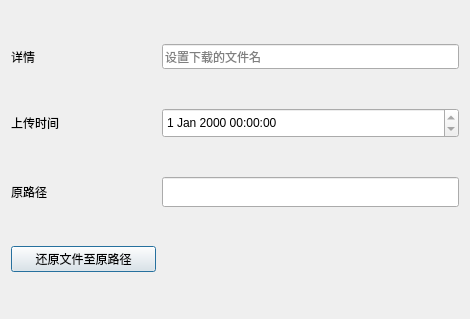
<?xml version="1.0" encoding="UTF-8"?>
<ui version="4.0">
 <class>FileRestoreWid</class>
 <widget class="QDialog" name="FileRestoreWid">
  <property name="geometry">
   <rect>
    <x>0</x>
    <y>0</y>
    <width>470</width>
    <height>319</height>
   </rect>
  </property>
  <property name="windowTitle">
   <string>备份文件详情</string>
  </property>
  <layout class="QGridLayout" name="gridLayout">
   <item row="3" column="1">
    <widget class="QPushButton" name="restoreBtn">
     <property name="text">
      <string>还原文件至原路径</string>
     </property>
    </widget>
   </item>
   <item row="2" column="1">
    <widget class="QLabel" name="label_2">
     <property name="text">
      <string>原路径</string>
     </property>
    </widget>
   </item>
   <item row="1" column="1">
    <widget class="QLabel" name="label">
     <property name="text">
      <string>上传时间</string>
     </property>
    </widget>
   </item>
   <item row="2" column="2" colspan="2">
    <widget class="QLineEdit" name="initpathEdit">
     <property name="sizePolicy">
      <sizepolicy hsizetype="Expanding" vsizetype="Maximum">
       <horstretch>0</horstretch>
       <verstretch>0</verstretch>
      </sizepolicy>
     </property>
     <property name="maximumSize">
      <size>
       <width>16777215</width>
       <height>30</height>
      </size>
     </property>
    </widget>
   </item>
   <item row="1" column="2" colspan="2">
    <widget class="QDateTimeEdit" name="dateTimeEdit">
     <property name="sizePolicy">
      <sizepolicy hsizetype="Minimum" vsizetype="Maximum">
       <horstretch>0</horstretch>
       <verstretch>0</verstretch>
      </sizepolicy>
     </property>
     <property name="maximumSize">
      <size>
       <width>16777215</width>
       <height>30</height>
      </size>
     </property>
     <property name="readOnly">
      <bool>true</bool>
     </property>
    </widget>
   </item>
   <item row="0" column="2" colspan="2">
    <widget class="QLineEdit" name="filenameEdit">
     <property name="sizePolicy">
      <sizepolicy hsizetype="Expanding" vsizetype="Maximum">
       <horstretch>0</horstretch>
       <verstretch>0</verstretch>
      </sizepolicy>
     </property>
     <property name="maximumSize">
      <size>
       <width>16777215</width>
       <height>30</height>
      </size>
     </property>
     <property name="placeholderText">
      <string>设置下载的文件名</string>
     </property>
    </widget>
   </item>
   <item row="0" column="1">
    <layout class="QHBoxLayout" name="horizontalLayout">
     <item>
      <widget class="QLabel" name="label_3">
       <property name="text">
        <string>详情</string>
       </property>
      </widget>
     </item>
     <item>
      <widget class="QLabel" name="label_4">
       <property name="sizePolicy">
        <sizepolicy hsizetype="Maximum" vsizetype="Maximum">
         <horstretch>0</horstretch>
         <verstretch>0</verstretch>
        </sizepolicy>
       </property>
       <property name="maximumSize">
        <size>
         <width>25</width>
         <height>25</height>
        </size>
       </property>
       <property name="text">
        <string/>
       </property>
       <property name="scaledContents">
        <bool>true</bool>
       </property>
      </widget>
     </item>
    </layout>
   </item>
  </layout>
 </widget>
 <resources/>
 <connections/>
</ui>
